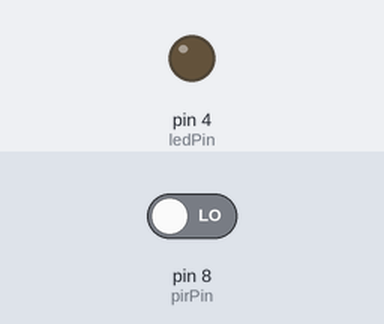
Bench run of a sketch on a simulated Arduino Uno, built with avr-gcc and run on an emulated ATmega328P. Parts: output pins drawn as LEDs (lit = HIGH). Inputs (shaded band) come from the test bench; at power-on: pin 8 (pirPin) LOW.

Above: at 1.2 s.
1.3 s: pin 8 (pirPin) driven HIGH
At 1.9 s:
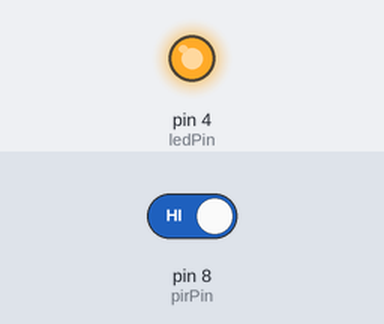
2.8 s: pin 8 (pirPin) driven LOW
At 4.2 s:
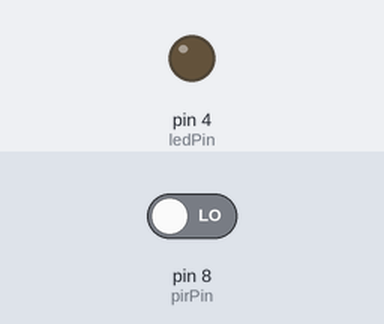
Timing chart, 0 to 5.8 s (numbered marks = the images above; inputs shaded):
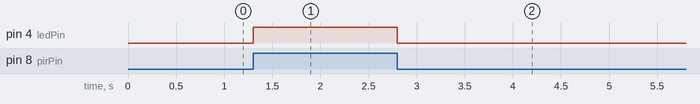

Measured:
- after the input at 1.3 s, pin 4 (ledPin): LOW → HIGH at once
- after the input at 2.8 s, pin 4 (ledPin): HIGH → LOW at once

The sketch:

PIR.ino
```cpp
// ---------------------------------------------------------------------------
// Created by Gus Yudha on 27/05/2020
// ---------------------------------------------------------------------------

long unsigned int inputLOW;
long unsigned int jeda = 5000;
boolean tetapkanLOW = true;
boolean lamaLOW;
int pirPin = 8;
int ledPin = 4;
void setup(){        //-----------------SETUP
    //Serial.begin(9600);
    pinMode(pirPin, INPUT);
    pinMode(ledPin, OUTPUT);
    digitalWrite(pirPin, LOW);
    delay(50);
}
void loop(){         //-----------------LOOP
    if(digitalRead(pirPin) == HIGH){
        digitalWrite(ledPin, HIGH);
      	//Serial.println("Ada yang Bergerak");
        if(tetapkanLOW){
            tetapkanLOW = false;
            delay(50);
        }
        lamaLOW = true;
    }
    if(digitalRead(pirPin) == LOW){
        digitalWrite(ledPin, LOW);
      	//Serial.println("Tidak Ada yang Bergerak");
        if(lamaLOW){
            inputLOW = millis();
            lamaLOW = false;
        }
        if(!tetapkanLOW && millis() - inputLOW > jeda){
            tetapkanLOW = true;
            delay(50);
        }
    }
}
```
